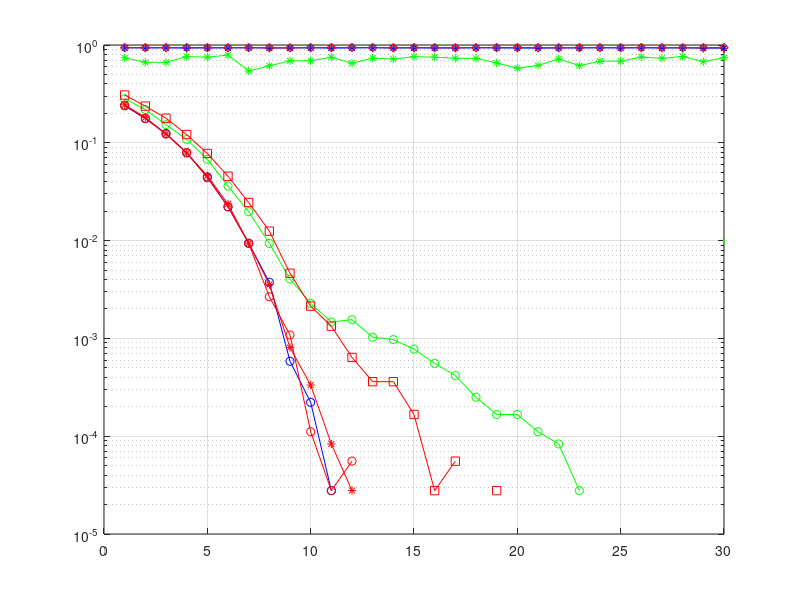

Recreate this plot in MATLAB.
function drawResult()
load('Bers.mat');
maxV=length(Ber);
dataLen=size(Ber,2);
b=sum(Ber,2)/dataLen;
semilogy(1:maxV,b,'b-o');hold on;
b=sum(Ber1,2)/dataLen;
semilogy(1:maxV,b,'b-*');hold on;

b=sum(BerLS0,2)/dataLen;
semilogy(1:maxV,b,'g-o');hold on;
b=sum(BerLS01,2)/dataLen;
semilogy(1:maxV,b,'g-*');hold on;

b=sum(BerLS1,2)/dataLen;
semilogy(1:maxV,b,'r-s');hold on;
b=sum(BerLS11,2)/dataLen;
semilogy(1:maxV,b,'r-d');hold on;


b=sum(BerLS2,2)/dataLen;
semilogy(1:maxV,b,'r-o');hold on;
b=sum(BerLS21,2)/dataLen;
semilogy(1:maxV,b,'r-*');hold on;

semilogy(maxV:maxV,0.01:0.1:0.01,'g.');grid on;
end